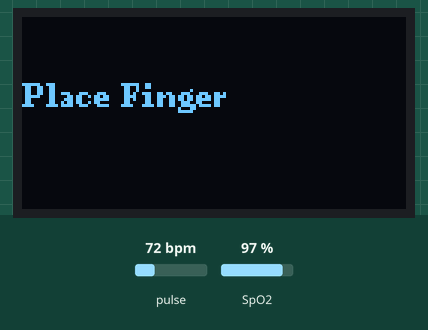
Simulated run of this sketch. Board: ESP32. Parts: 128×64 one-colour display. The inputs (shaded band) are chosen by the test bench; at power-on: pulse 72 bpm, SpO2 97 %. WiFi joins after 1.5 s; servers stay silent unless stated; what the sketch prints to the serial monitor is not drawn.

Above: at 3.5 s.
3.6 s: pulse set to 42 bpm
At 6.7 s:
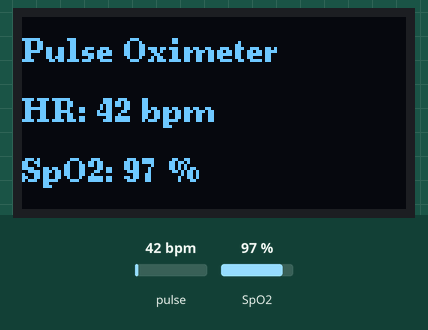
7.0 s: SpO2 set to 90 %
At 8.2 s:
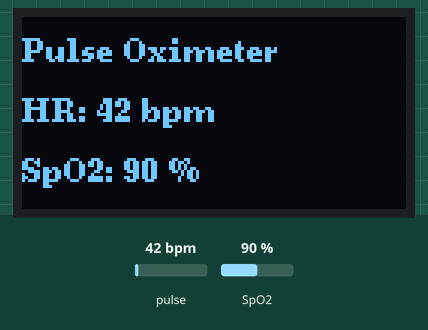
9.0 s: pulse set to 70 bpm
At 10.6 s:
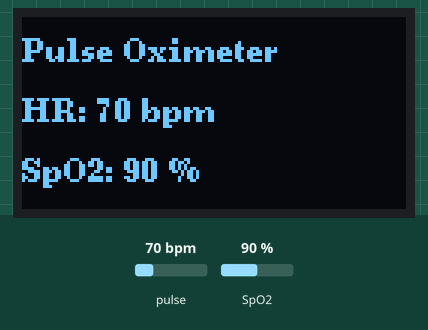
11.1 s: SpO2 set to 87 %
At 12.8 s:
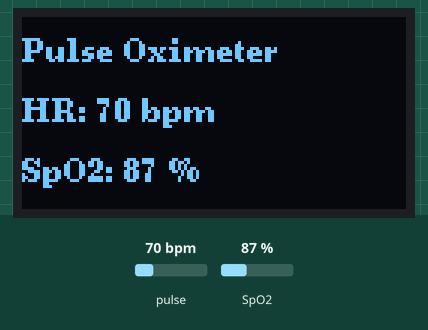
13.1 s: SpO2 set to 84 %
At 14.3 s:
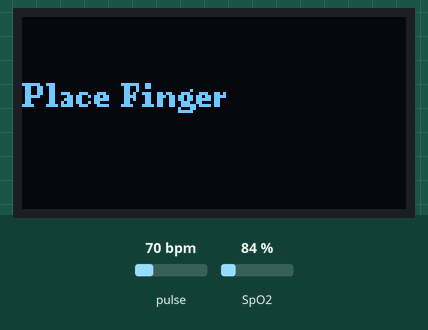
Timing chart, 0 to 16.1 s (numbered marks = the images above; inputs shaded):
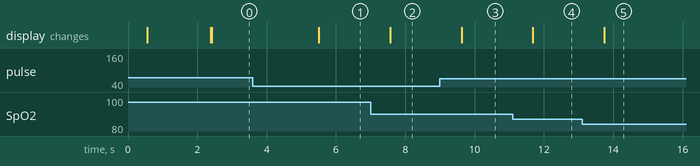

The sketch:

max_oled_final.ino
```cpp
#define BLYNK_TEMPLATE_ID "TMPL3ehUpEt5k"
#define BLYNK_TEMPLATE_NAME "max30100 pulse oxi"
#define BLYNK_AUTH_TOKEN "I8XPrkddXBguC1w6rZqNy2-OotH4dt9o"

#include <Wire.h>
#include <U8g2lib.h>
#include "MAX30100_PulseOximeter.h"
#include <WiFi.h>
#include <BlynkSimpleEsp32.h>

// WiFi credentials
char ssid[] = "Galaxy F55";
char pass[] = "mummykaphone";

// OLED
U8G2_SH1106_128X64_NONAME_F_HW_I2C u8g2(U8G2_R0, U8X8_PIN_NONE);

// MAX30100
PulseOximeter pox;
#define REPORTING_PERIOD_MS 1000
uint32_t tsLastReport = 0;

void onBeatDetected() {
  Serial.println("Beat!");
}

void setup() {
  Serial.begin(115200);
  delay(500);

  Wire.begin(21, 22); // ESP32 I2C: SDA=21, SCL=22

  // OLED setup
  u8g2.begin();
  u8g2.setFont(u8g2_font_ncenB08_tr);
  u8g2.clearBuffer();
  u8g2.drawStr(0, 20, "Initializing...");
  u8g2.sendBuffer();

  // Connect to WiFi and Blynk
  Blynk.begin(BLYNK_AUTH_TOKEN, ssid, pass);

  // MAX30100 init
  if (!pox.begin()) {
    Serial.println("MAX30100 FAILED");
    u8g2.clearBuffer();
    u8g2.drawStr(0, 30, "MAX30100 FAILED");
    u8g2.sendBuffer();
    while (true);
  }

  Serial.println("MAX30100 SUCCESS");
  u8g2.clearBuffer();
  u8g2.drawStr(0, 30, "MAX30100 SUCCESS");
  u8g2.sendBuffer();

  pox.setIRLedCurrent(MAX30100_LED_CURR_27_1MA);
  pox.setOnBeatDetectedCallback(onBeatDetected);
}

void loop() {
  Blynk.run();
  pox.update();
  delay(10);

  if (millis() - tsLastReport > REPORTING_PERIOD_MS) {
    float hr = pox.getHeartRate();
    float spo2 = pox.getSpO2();

    bool fingerDetected = (hr > 40 && hr < 180 && spo2 > 85 && spo2 <= 100);

    Serial.print("HR: ");
    Serial.print(hr);
    Serial.print(" | SpO2: ");
    Serial.print(spo2);
    Serial.print(" | Finger: ");
    Serial.println(fingerDetected ? "Yes" : "No");

    // OLED display
    u8g2.clearBuffer();
    if (fingerDetected) {
      char hrStr[20], spo2Str[20];
      sprintf(hrStr, "HR: %d bpm", (int)hr);
      sprintf(spo2Str, "SpO2: %d %%", (int)spo2);

      u8g2.drawStr(0, 15, "Pulse Oximeter");
      u8g2.drawStr(0, 35, hrStr);
      u8g2.drawStr(0, 55, spo2Str);

      // Send to Blynk
      Blynk.virtualWrite(V0, (int)hr);
      Blynk.virtualWrite(V1, (int)spo2);
    } else {
      u8g2.drawStr(0, 30, "Place Finger");

      // Send zero or -1 to indicate no reading
      Blynk.virtualWrite(V0, 0);
      Blynk.virtualWrite(V1, 0);
    }
    u8g2.sendBuffer();
    tsLastReport = millis();
  }
}
```

Measured:
- the behaviour switches between 86 and 85 % on SpO2 (found by bisection; images 4 and 5)
- after the input at 3.6 s, the display: changes after 1.9 s (image 1)
- after the input at 7.0 s, the display: changes after 0.57 s (image 2)
- after the input at 9.0 s, the display: changes after 0.62 s (image 3)
- after the input at 11.1 s, the display: changes after 0.58 s (image 4)
- after the input at 13.1 s, the display: changes after 0.64 s (image 5)
